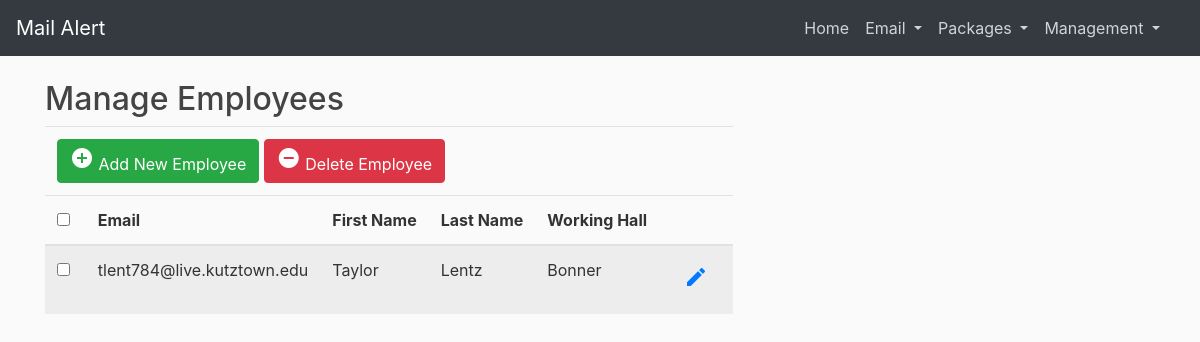
Page /management on the earlier database version.
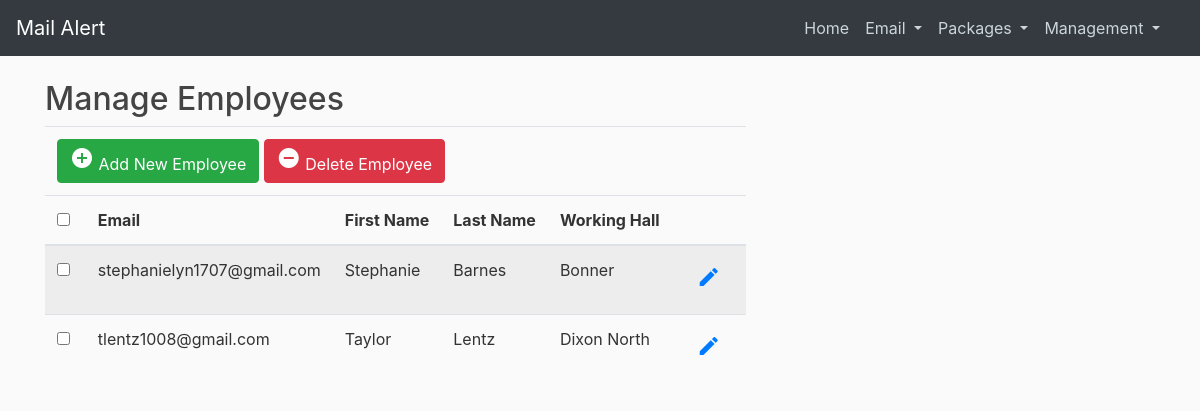
Same page on the later database version.
### mailalert/models.py (models this page shows, shortened)
class Employee(db.Model, UserMixin):
    id = db.Column(db.Integer, primary_key=True)
    email = db.Column(db.String(120), unique=True, nullable=False)
    fname = db.Column(db.String(100), nullable=False)
    lname = db.Column(db.String(100), nullable=False)
    workinghall = db.Column(db.String(2), nullable=False)
    password = db.Column(db.String(60), nullable=False)

### mailalert/employees/routes.py (the view, shortened to what this page needs)
@employees.route("/management", methods=['GET', 'POST'])
def management():
    form = ManagementForm()
    employees = Employee.query.all()
    return render_template('management.html', title='Management', form=form, employees=employees)

### mailalert/employees/forms.py (shortened to what this page needs)
class ManagementForm(FlaskForm):
    email = StringField('Email ', validators=[DataRequired(), Email()])
    firstName = StringField('First Name', validators=[DataRequired()])
    lastName = StringField('Last Name', validators=[DataRequired()])
    hall = SelectField('Working Hall', choices=[('Dixon North', 'Dixon North'), ('Dixon South', 'Dixon South'), ('Village South', 'Village South'),
                                                ('University Place', 'University Place'), ('Bonner', 'Bonner'), ('Johnson', 'Johnson'),
                                                ('Schuylkill', 'Schuylkill'), ('Lehigh', 'Lehigh'), ('Beck', 'Beck'),
                                                ('Berks', 'Berks'), ('Deatrick', 'Deatrick'), ('Rothermel', 'Rothermel'), ('Honors', 'Honors')])
    submit = SubmitField('Submit')

### mailalert/templates/management.html (shortened to what this page needs)
{% extends "layout_with_navbar.html" %}
{%block content %}
<head>
</head>
<body>
	<div class="container">
		<form action="{{ url_for('employees.delete_employee') }}" method="POST">
			<div class="table-wrapper">
				<div class="table-title">
					<div class="row">
						<div class="col-sm-6">
							<h2>Manage Employees</h2>
						</div>
					</div>
				</div>
				<table class="table table-striped table-hover">
					<thead>
						<tr>
							<div class="btn-toolbar float-right">
								<td colspan="7">
									<a href="#addEmployeeModal" class="btn btn-success" data-toggle="modal"><i
											class="material-icons">&#xE147;</i> <span>Add New Employee</span></a>
									<a href="#deleteEmployeeModal" class="btn btn-danger" data-toggle="modal"><i
											class="material-icons">&#xE15C;</i> <span>Delete Employee</span></a>
								</td>
							</div>
						</tr>
						<tr>
							<th>
								<span class="custom-checkbox">
									<input type="checkbox" id="selectAll" />
								</span>
							</th>
							<th>Email</th>
							<th>First Name</th>
							<th>Last Name</th>
							<th>Working Hall</th>
							<th></th>
						</tr>
					</thead>
					{% for employee in employees %}
						<tr>
							<td><span class="custom-checkbox">
									<input type="checkbox" name="del_employees" value="{{ employee.id }}" />
								</span></td>
							<td>{{ employee.email }}</td>
							<td>{{ employee.fname }}</td>
							<td>{{ employee.lname }}</td>
							<td>{{ employee.workinghall }}</td>
							<td>
								<a href="#editEmployeeModal" align="center" class="btn edit" title="Edit" value="{{ employee.id }}" id="edit" data-toggle="modal">
									<i class="material-icons">&#xE254;</i>
								</a>
							</td>
						</tr>
					{% endfor %}
				</table>
			</div>
		</form>
	</div>
</body>
{% endblock %}

### mailalert/templates/layout_with_navbar.html (shortened to what this page needs)
<!DOCTYPE html>
<html>
<head>
  <link rel="stylesheet" href="https://maxcdn.bootstrapcdn.com/bootstrap/4.0.0/css/bootstrap.min.css"
>
  <link rel="stylesheet" type="text/css" href="{{ url_for('static', filename='main.css') }}">
  <link rel="stylesheet" href="https://maxcdn.bootstrapcdn.com/font-awesome/4.7.0/css/font-awesome.min.css">
</head>
<body>
  <header class="site-header">
    <nav class="navbar navbar-expand-lg navbar-dark bg-dark fixed-top">
      <a class="navbar-brand" href="/">Mail Alert</a>
      <div class="collapse navbar-collapse" id="navbarNavDropdown">
        <ul class="navbar-nav ml-auto">
          <li class="nav-item">
            <a class="nav-link" href="/">Home <span class="sr-only">(current)</span></a>
          </li>
          <li class="nav-item dropdown">
            <a class="nav-link dropdown-toggle" href="#" id="navbarDropdownMenuLink" data-toggle="dropdown"
              aria-haspopup="true" aria-expanded="false">
              Email
            </a>
          </li>
          <li class="nav-item dropdown">
            <a class="nav-link dropdown-toggle" href="#" id="navbarDropdownMenuLink" data-toggle="dropdown"
              aria-haspopup="true" aria-expanded="false">
              Packages
            </a>
          </li>
          <li class="nav-item dropdown">
            <a class="nav-link dropdown-toggle" href="#" id="navbarDropdownMenuLink" data-toggle="dropdown"
              aria-haspopup="true" aria-expanded="false">
              Management
            </a>
          </li>
          <li class="nav-item dropdown">
              <a class="nav-link active" href="#" id="navbarDropdownMenuLink" data-toggle="dropdown"
                aria-haspopup="true" aria-expanded="false">
              </a>
            </li>
        </ul>
      </div>
    </nav>
  </header>
  <main role="main" class="container">
    <div class="row">
      <div>
        {% block content %}{% endblock %}
      </div>
    </div>
  </main>
</body>
</html>

### mailalert/static/main.css (style rules this page uses)
body { background: #fafafa; color: #333333; margin-top: 5rem; }
h1, h2, h3, h4, h5, h6 { color: #444444; }
.site-header .navbar-nav .nav-link { color: #cbd5db; }
.site-header .navbar-nav .nav-link.active { font-weight: 500; }

Differences in the rows shown:
removed Employee: email "tlent784@live.kutztown.edu", fname "Taylor", lname "Lentz", workinghall "Bonner", {{ employee.id }} 1 (drawn)
added Employee: email "stephanielyn1707@gmail.com", fname "Stephanie", lname "Barnes", workinghall "Bonner", {{ employee.id }} 3 (drawn)
added Employee: email "tlentz1008@gmail.com", fname "Taylor", lname "Lentz", workinghall "Dixon North", {{ employee.id }} 4 (drawn)
